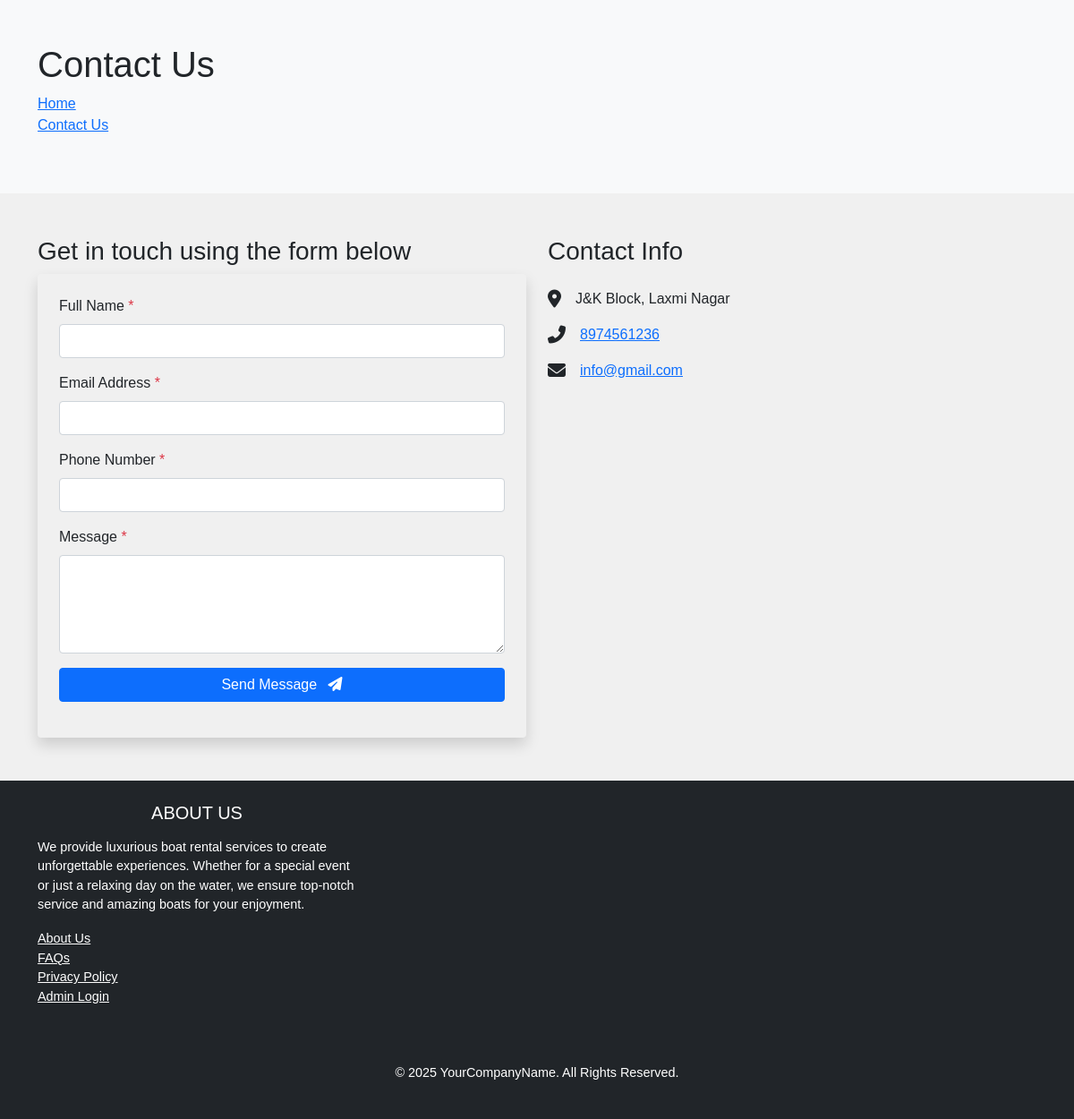
The page /contact-us.php on the database its author committed.
### tables this page shows
CREATE TABLE `tblcontactusinfo` (
  `id` int(11) NOT NULL,
  `Address` tinytext DEFAULT NULL,
  `EmailId` varchar(255) DEFAULT NULL,
  `ContactNo` char(11) DEFAULT NULL
);

### contact-us.php (the view, shortened to what this page needs)
<?php
include('includes/config.php');
?>
  <link href="https://cdn.jsdelivr.net/npm/bootstrap@5.0.2/dist/css/bootstrap.min.css" rel="stylesheet">
  <link rel="stylesheet" href="assets/css/style.css">
</head>
<body>
  <section class="page-header contactus_page py-5 bg-light">
  <div class="container text-center">
    <div class="page-header_wrap">
      <div class="page-heading text-start">
        <h1>Contact Us</h1>
      </div>
      <ul class="coustom-breadcrumb list-unstyled text-start">
        <li><a href="index.php">Home</a></li>
        <li><a href="#">Contact Us</a></li>
      </ul>
    </div>
  </div>
</section>
  <section class="contact_us section-padding py-5">
    <div class="container">
      <div class="row">
        <div class="col-md-6">
          <h3>Get in touch using the form below</h3>
          <div class="contact_form gray-bg p-4 rounded shadow">
            <form method="post">
              <div class="mb-3">
                <label class="form-label">Full Name <span class="text-danger">*</span></label>
                <input type="text" name="fullname" class="form-control" id="fullname" required>
              </div>
              <div class="mb-3">
                <label class="form-label">Email Address <span class="text-danger">*</span></label>
                <input type="email" name="email" class="form-control" id="emailaddress" required>
              </div>
              <div class="mb-3">
                <label class="form-label">Phone Number <span class="text-danger">*</span></label>
                <input type="text" name="contactno" class="form-control" id="phonenumber" required maxlength="10" pattern="[0-9]+">
              </div>
              <div class="mb-3">
                <label class="form-label">Message <span class="text-danger">*</span></label>
                <textarea class="form-control" name="message" rows="4" required></textarea>
              </div>
              <div class="mb-3">
                <button class="btn btn-primary w-100" type="submit" name="send">Send Message <i class="fa fa-paper-plane ms-2"></i></button>
              </div>
            </form>
          </div>
        </div>
        <div class="col-md-6">
          <h3 class="mb-4">Contact Info</h3>
          <div class="contact_detail">
            <?php
            $sql = "SELECT Address, EmailId, ContactNo FROM tblcontactusinfo";
            $query = $dbh->prepare($sql);
            $query->execute();
            $results = $query->fetchAll(PDO::FETCH_OBJ);
            if ($query->rowCount() > 0) {
              foreach ($results as $result) { ?>
                <ul class="list-unstyled">
                  <li class="mb-3">
                    <div class="d-flex align-items-center">
                      <i class="fa fa-map-marker-alt me-3" style="font-size: 20px;"></i>
                      <span><?php echo htmlentities($result->Address); ?></span>
                    </div>
                  </li>
                  <li class="mb-3">
                    <div class="d-flex align-items-center">
                      <i class="fa fa-phone-alt me-3" style="font-size: 20px;"></i>
                      <a href="tel:<?php echo htmlentities($result->ContactNo); ?>"><?php echo htmlentities($result->ContactNo); ?></a>
                    </div>
                  </li>
                  <li>
                    <div class="d-flex align-items-center">
                      <i class="fa fa-envelope me-3" style="font-size: 20px;"></i>
                      <a href="mailto:<?php echo htmlentities($result->EmailId); ?>"><?php echo htmlentities($result->EmailId); ?></a>
                    </div>
                  </li>
                </ul>
            <?php }
            } ?>
          </div>
        </div>
      </div>
    </div>
  </section>
  <?php include('includes/footer.php'); ?>
</body>
</html>

### assets/css/style.css (style rules this page uses)
body { font-family: Arial, sans-serif; background-color: #f0f0f0; }

### rows shown on the page
tblcontactusinfo: Address "J&K Block, Laxmi Nagar", ContactNo "8974561236", EmailId "info@gmail.com"
